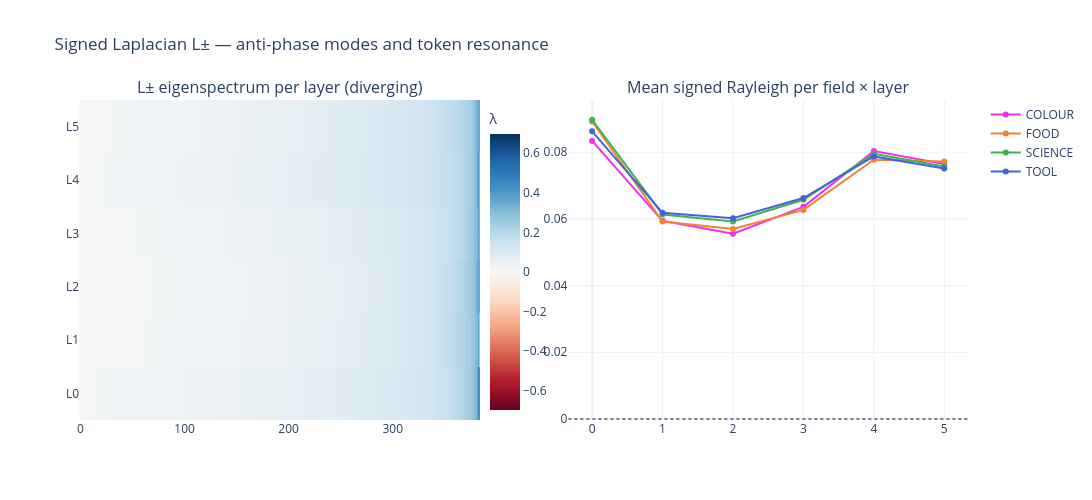

Here is the notebook cell this chart was saved with:
### Code cell
fig = make_subplots(rows=1, cols=2,
    subplot_titles=["L± eigenspectrum per layer (diverging)",
                    "Mean signed Rayleigh per field × layer"])

# Left: eigenvalue heatmap
eig_matrix = np.stack([eigenvalues[i] for i in range(n_layers)])  # (6, 384)
fig.add_trace(go.Heatmap(z=eig_matrix, colorscale="RdBu", zmid=0,
    x=list(range(384)), y=[f"L{i}" for i in range(n_layers)],
    colorbar=dict(x=0.45, title="λ")), row=1, col=1)

# Right: signed Rayleigh per field per layer
srq_means = df_srq.groupby("field")[[f"L{i}_srq" for i in range(n_layers)]].mean()
for field in srq_means.index:
    fig.add_trace(go.Scatter(
        x=list(range(n_layers)), y=srq_means.loc[field].values,
        mode="lines+markers", name=field,
        line=dict(color=FIELD_COLOURS.get(field, "#888"))), row=1, col=2)

fig.add_hline(y=0, line_dash="dot", line_color="grey", row=1, col=2)
fig.update_layout(title="Signed Laplacian L± — anti-phase modes and token resonance",
    height=500, width=1100, template="plotly_white")
fig.write_image(OUTPUT_DIR / "fig_04_signed_laplacian.png", scale=2)
fig.show()

### Figure 1 — Plotly figure (JSON) as saved in the notebook; plotly's stock layout.template omitted (floating-point values rounded to 4 significant figures; data arrays with more than 128 entries replaced by an {"elided": "..."} marker saying what was removed)
{"data": [{"colorbar": {"title": {"text": "λ"}, "x": 0.45}, "colorscale": [[0, "rgb(103,0,31)"], [0.1, "rgb(178,24,43)"], [0.2, "rgb(214,96,77)"], [0.3, "rgb(244,165,130)"], [0.4, "rgb(253,219,199)"], [0.5, "rgb(247,247,247)"], [0.6, "rgb(209,229,240)"], [0.7, "rgb(146,197,222)"], [0.8, "rgb(67,147,195)"], [0.9, "rgb(33,102,172)"], [1, "rgb(5,48,97)"]], "type": "heatmap", "x": {"elided": "384 int values"}, "xaxis": "x", "y": ["L0", "L1", "L2", "L3", "L4", "L5"], "yaxis": "y", "z": {"elided": "6x384 float values"}, "zmid": 0}, {"line": {"color": "#f032e6"}, "mode": "lines+markers", "name": "COLOUR", "type": "scatter", "x": [0, 1, 2, 3, 4, 5], "xaxis": "x2", "y": [0.08338, 0.05942, 0.05557, 0.06361, 0.08034, 0.07644], "yaxis": "y2"}, {"line": {"color": "#f58231"}, "mode": "lines+markers", "name": "FOOD", "type": "scatter", "x": [0, 1, 2, 3, 4, 5], "xaxis": "x2", "y": [0.08918, 0.05918, 0.05695, 0.06269, 0.07775, 0.07721], "yaxis": "y2"}, {"line": {"color": "#3cb44b"}, "mode": "lines+markers", "name": "SCIENCE", "type": "scatter", "x": [0, 1, 2, 3, 4, 5], "xaxis": "x2", "y": [0.08971, 0.06133, 0.0592, 0.06573, 0.0795, 0.07568], "yaxis": "y2"}, {"line": {"color": "#4363d8"}, "mode": "lines+markers", "name": "TOOL", "type": "scatter", "x": [0, 1, 2, 3, 4, 5], "xaxis": "x2", "y": [0.08625, 0.06181, 0.06018, 0.06624, 0.07872, 0.0751], "yaxis": "y2"}], "layout": {"annotations": [{"font": {"size": 16}, "showarrow": false, "text": "L± eigenspectrum per layer (diverging)", "x": 0.225, "xanchor": "center", "xref": "paper", "y": 1, "yanchor": "bottom", "yref": "paper"}, {"font": {"size": 16}, "showarrow": false, "text": "Mean signed Rayleigh per field × layer", "x": 0.775, "xanchor": "center", "xref": "paper", "y": 1, "yanchor": "bottom", "yref": "paper"}], "height": 500, "shapes": [{"line": {"color": "grey", "dash": "dot"}, "type": "line", "x0": 0, "x1": 1, "xref": "x2 domain", "y0": 0, "y1": 0, "yref": "y2"}], "title": {"text": "Signed Laplacian L± — anti-phase modes and token resonance"}, "width": 1100, "xaxis": {"anchor": "y", "domain": [0, 0.45]}, "xaxis2": {"anchor": "y2", "domain": [0.55, 1]}, "yaxis": {"anchor": "x", "domain": [0, 1]}, "yaxis2": {"anchor": "x2", "domain": [0, 1]}}}
